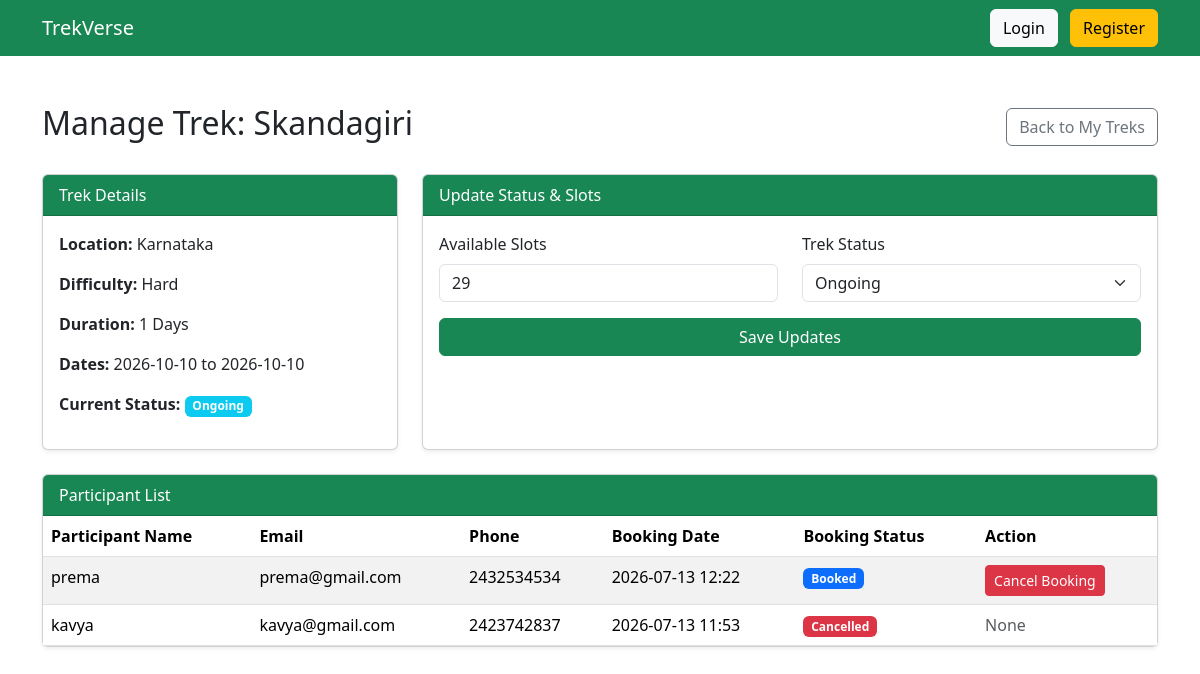
/staff/staff_treks/1 (signed in), run on the app's committed database.
### models.py (models this page shows)
class Trek(db.Model):
    __tablename__ = "treks"
    id = db.Column(db.Integer, primary_key=True)
    name = db.Column(db.String(100), nullable=False)
    location = db.Column(db.String(100), nullable=False)
    difficulty = db.Column(db.String(20), nullable=False)
    duration = db.Column(db.Integer, nullable=False)
    available_slots = db.Column(db.Integer, nullable=False)
    status = db.Column(db.String(20), default="Pending")
    start_date = db.Column(db.Date)
    end_date = db.Column(db.Date)
    description = db.Column(db.Text)
    staff_id = db.Column(
        db.Integer,
        db.ForeignKey("users.id")
    )
    created_at = db.Column(
        db.DateTime,
        default=datetime.utcnow
    )
    bookings = db.relationship(
        "Booking",
        backref="trek",
        lazy=True
    )

class Booking(db.Model):
    __tablename__ = "bookings"
    id = db.Column(db.Integer, primary_key=True)
    booking_date = db.Column(
        db.DateTime,
        default=datetime.utcnow
    )
    status = db.Column(
        db.String(20),
        default="Booked"
    )
    user_id = db.Column(
        db.Integer,
        db.ForeignKey("users.id"),
        nullable=False
    )
    trek_id = db.Column(
        db.Integer,
        db.ForeignKey("treks.id"),
        nullable=False
    )

class User(db.Model):
    __tablename__ = "users"
    id = db.Column(db.Integer, primary_key=True)
    name = db.Column(db.String(100), nullable=False)
    email = db.Column(db.String(120), unique=True, nullable=False)
    password = db.Column(db.String(255), nullable=False)
    phone = db.Column(db.String(15))
    role = db.Column(db.String(20), nullable=False)
    approved = db.Column(db.Boolean, default=False)
    blacklisted = db.Column(db.Boolean, default=False)
    experience_years = db.Column(db.Integer, default=0)
    skills = db.Column(db.String(255), default="")
    bio = db.Column(db.Text, default="")
    created_at = db.Column(db.DateTime, default=datetime.utcnow)
    managed_treks = db.relationship(
        "Trek",
        backref="staff",
        lazy=True
    )
    bookings = db.relationship(
        "Booking",
        backref="user",
        lazy=True
    )

### routes.py (the view)
    @app.route("/staff/staff_treks/<int:trek_id>", methods=["GET", "POST"])
    def staff_manage_trek(trek_id):
        if "user_id" not in session or session["role"] != "staff":
            return "Access Denied"
        trek = Trek.query.get_or_404(trek_id)
        if trek.staff_id != session["user_id"]:
            return "Access Denied"
        msg = None
        if request.method == "POST":
            trek.available_slots = int(request.form["available_slots"])
            trek.status = request.form["status"]
            db.session.commit()
            msg = "Trek status and slots updated successfully!"
        bookings = Booking.query.filter_by(trek_id=trek.id).order_by(Booking.booking_date.desc()).all()
        return render_template("staff/manage_trek.html", trek=trek, bookings=bookings, msg=msg)

### templates/staff/manage_trek.html (shortened to what this page needs)
{% extends "base.html" %}
{% block content %}
<div class="d-flex justify-content-between align-items-center mb-4">
    <h2>Manage Trek: {{ trek.name }}</h2>
    <a href="/staff/staff_treks" class="btn btn-outline-secondary">Back to My Treks</a>
</div>
<div class="row g-4 mb-4">
    <div class="col-md-4">
        <div class="card shadow-sm h-100">
            <div class="card-header bg-success text-white">Trek Details</div>
            <div class="card-body">
                <p><strong>Location:</strong> {{ trek.location }}</p>
                <p><strong>Difficulty:</strong> {{ trek.difficulty }}</p>
                <p><strong>Duration:</strong> {{ trek.duration }} Days</p>
                <p><strong>Dates:</strong> {{ trek.start_date.strftime('%Y-%m-%d') if trek.start_date else 'N/A' }} to {{ trek.end_date.strftime('%Y-%m-%d') if trek.end_date else 'N/A' }}</p>
                <p><strong>Current Status:</strong> <span class="badge bg-info">{{ trek.status }}</span></p>
            </div>
        </div>
    </div>
    <div class="col-md-8">
        <div class="card shadow-sm h-100">
            <div class="card-header bg-success text-white">Update Status & Slots</div>
            <div class="card-body">
                <form method="POST">
                    <div class="row">
                        <div class="col-md-6 mb-3">
                            <label class="form-label">Available Slots</label>
                            <input type="number" name="available_slots" class="form-control" min="0" value="{{ trek.available_slots }}" required>
                        </div>
                        <div class="col-md-6 mb-3">
                            <label class="form-label">Trek Status</label>
                            <select name="status" class="form-select">
                                <option value="Ongoing" {% if trek.status == 'Ongoing' %}selected{% endif %}>Ongoing</option>
                            </select>
                        </div>
                    </div>
                    <button type="submit" class="btn btn-success w-100">Save Updates</button>
                </form>
            </div>
        </div>
    </div>
</div>
<div class="card shadow-sm">
    <div class="card-header bg-success text-white">Participant List</div>
    <div class="card-body p-0">
        <table class="table table-striped table-hover mb-0">
            <thead>
                <tr>
                    <th>Participant Name</th>
                    <th>Email</th>
                    <th>Phone</th>
                    <th>Booking Date</th>
                    <th>Booking Status</th>
                    <th>Action</th>
                </tr>
            </thead>
            <tbody>
                {% for booking in bookings %}
                <tr>
                    <td>{{ booking.user.name }}</td>
                    <td>{{ booking.user.email }}</td>
                    <td>{{ booking.user.phone or 'N/A' }}</td>
                    <td>{{ booking.booking_date.strftime('%Y-%m-%d %H:%M') }}</td>
                    <td>
                        <span class="badge {% if booking.status == 'Booked' %}bg-primary{% elif booking.status == 'Completed' %}bg-success{% else %}bg-danger{% endif %}">
                            {{ booking.status }}
                        </span>
                    </td>
                    <td>
                        {% if booking.status == 'Booked' %}
                        <form action="/staff/staff_treks/{{ trek.id }}/participants/{{ booking.id }}/cancel" method="POST" class="d-inline" onsubmit="return confirm('Are you sure you want to cancel this user\'s booking?');">
                            <button type="submit" class="btn btn-sm btn-danger">Cancel Booking</button>
                        </form>
                        {% else %}
                        <span class="text-muted">None</span>
                        {% endif %}
                    </td>
                </tr>
                {% else %}
                <tr>
                    <td colspan="6" class="text-center py-4">No participants registered for this trek yet.</td>
                </tr>
                {% endfor %}
            </tbody>
        </table>
    </div>
</div>
{% endblock %}

### data on the page
Trek: name "Skandagiri", location "Karnataka", difficulty "Hard", duration "1", start_date "2026-10-10", end_date "2026-10-10", status "Ongoing", available_slots "29"
Booking: user.name "prema", user.email "prema@gmail.com", user "2432534534", booking_date "2026-07-13 12:22", status "Booked"
Booking: user.name "kavya", user.email "kavya@gmail.com", user "2423742837", booking_date "2026-07-13 11:53", status "Cancelled", shows "None"
